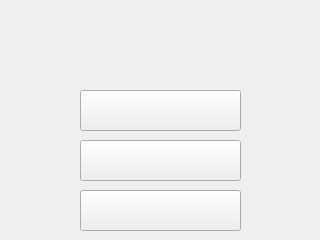
<?xml version="1.0" encoding="UTF-8"?>
<ui version="4.0">
 <class>MainWindow</class>
 <widget class="QMainWindow" name="MainWindow">
  <property name="geometry">
   <rect>
    <x>0</x>
    <y>0</y>
    <width>320</width>
    <height>240</height>
   </rect>
  </property>
  <property name="windowTitle">
   <string>MainWindow</string>
  </property>
  <property name="styleSheet">
   <string notr="true">background-image: url(:/new/prefix1/drawable/background.png);</string>
  </property>
  <widget class="QWidget" name="centralWidget">
   <widget class="QPushButton" name="pushButton">
    <property name="geometry">
     <rect>
      <x>80</x>
      <y>90</y>
      <width>161</width>
      <height>41</height>
     </rect>
    </property>
    <property name="styleSheet">
     <string notr="true">background-image: url(:/new/prefix1/drawable/button_start.png);</string>
    </property>
    <property name="text">
     <string/>
    </property>
   </widget>
   <widget class="QPushButton" name="pushButton_2">
    <property name="geometry">
     <rect>
      <x>80</x>
      <y>190</y>
      <width>161</width>
      <height>41</height>
     </rect>
    </property>
    <property name="styleSheet">
     <string notr="true">background-image: url(:/new/prefix1/drawable/button_exit.png);</string>
    </property>
    <property name="text">
     <string/>
    </property>
   </widget>
   <widget class="QPushButton" name="pushButton_3">
    <property name="geometry">
     <rect>
      <x>80</x>
      <y>140</y>
      <width>161</width>
      <height>41</height>
     </rect>
    </property>
    <property name="styleSheet">
     <string notr="true">background-image: url(:/new/prefix1/drawable/button_list.png);</string>
    </property>
    <property name="text">
     <string/>
    </property>
   </widget>
  </widget>
 </widget>
 <layoutdefault spacing="6" margin="11"/>
 <resources/>
 <connections/>
</ui>
